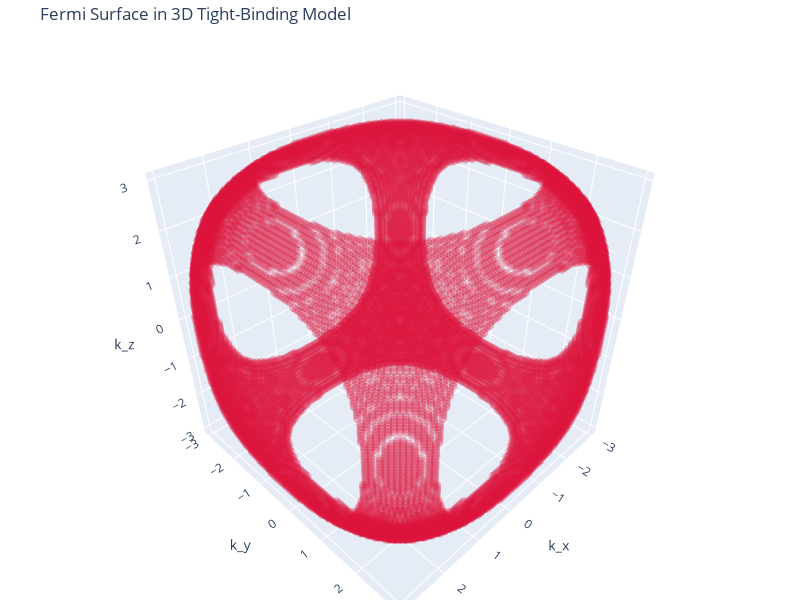

The cell this chart's notebook holds for it:
### Code cell
# Create Interactive 3D Scatter Plot
fig = go.Figure(data=[go.Scatter3d(
    x=kx_fs, y=ky_fs, z=kz_fs,
    mode='markers',
    marker=dict(size=3, color='crimson', opacity=0.3),
    name='Fermi Surface'
)])

fig.update_layout(
    title="Fermi Surface in 3D Tight-Binding Model",
    scene=dict(
        xaxis_title='k_x',
        yaxis_title='k_y',
        zaxis_title='k_z',
        xaxis_range=[-np.pi, np.pi],
        yaxis_range=[-np.pi, np.pi],
        zaxis_range=[-np.pi, np.pi],
        aspectmode='cube'
    ),
    width=800,
    height=600,
    margin=dict(l=0, r=0, b=0, t=40)
)

# Show Interactive Plot
fig.show()

### Figure 1 — Plotly figure (JSON) as saved in the notebook; plotly's stock layout.template omitted (floating-point values rounded to 4 significant figures; data arrays with more than 128 entries replaced by an {"elided": "..."} marker saying what was removed)
{"data": [{"marker": {"color": "crimson", "opacity": 0.3, "size": 3}, "mode": "markers", "name": "Fermi Surface", "type": "scatter3d", "x": {"elided": "13344 float values"}, "y": {"elided": "13344 float values"}, "z": {"elided": "13344 float values"}}], "layout": {"height": 600, "margin": {"b": 0, "l": 0, "r": 0, "t": 40}, "scene": {"aspectmode": "cube", "xaxis": {"range": [-3.142, 3.142], "title": {"text": "k_x"}}, "yaxis": {"range": [-3.142, 3.142], "title": {"text": "k_y"}}, "zaxis": {"range": [-3.142, 3.142], "title": {"text": "k_z"}}}, "title": {"text": "Fermi Surface in 3D Tight-Binding Model"}, "width": 800}}
